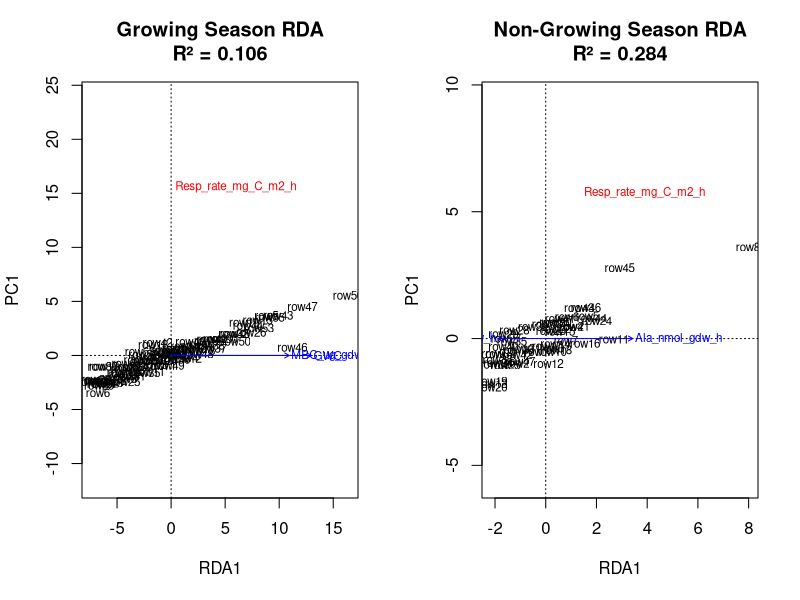
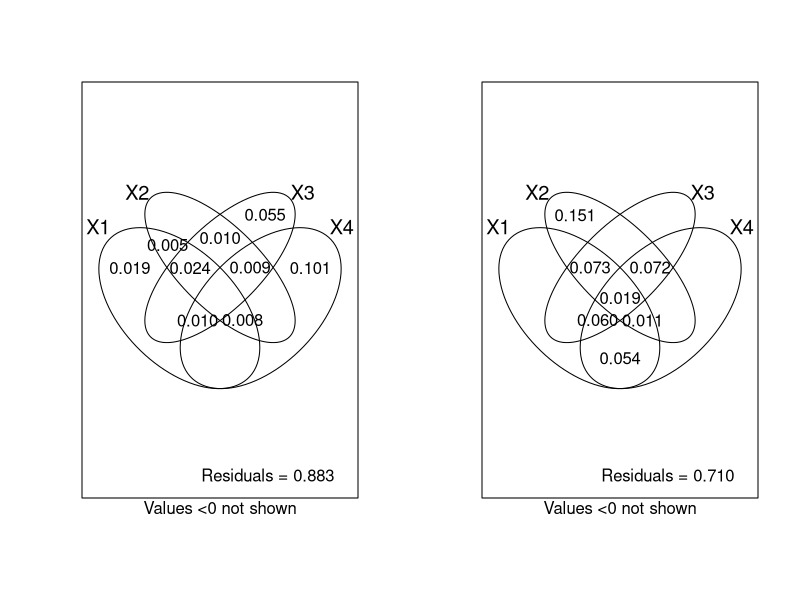
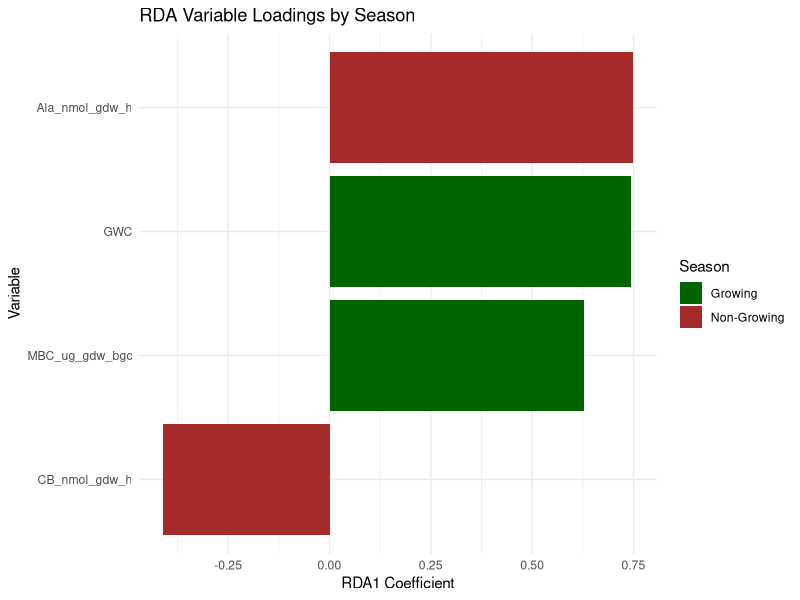

Source code (R) for these figures, in order:
rm(list = ls())
# Load required packages
library(tidyverse)
library(vegan)
library(randomForest)
library(caret)
library(ggplot2)
library(reshape2)

# Load your data
soil_data <- read.csv("Data/RF_final_cleaned_outliers_removed_zeros_replaced.csv")

# Define seasons
soil_data <- soil_data %>%
  mutate(
    Season = factor(Season, levels = c("Growing", "Non-Growing")),
    Month_name = factor(Month_name, levels = c("Jun", "Jul", "Aug", "Sep", 
                                               "Oct", "Nov", "Dec", "Jan", 
                                               "Feb", "Mar", "Apr", "May"))
  )

# Create seasonal subsets
growing_data <- soil_data %>% filter(Season == "Growing")
non_growing_data <- soil_data %>% filter(Season == "Non-Growing")

# EXPANDED predictor variables - adding back important variables
predictor_vars_expanded <- c(
  # Soil Chemistry (4) - ADDING BACK pH and SEOC
  "GWC",
  "pH",                    # Added back - can influence enzyme activity
  "SEOC_ug_gdw",          # Added back - available C substrate
  "SETN_ug_gdw",
  
  # Microbial Biomass (2) - ADDING BACK MBN
  "MBC_ug_gdw_bgc",
  "MBN_ug_gdw_bgc",       # Added back - for stoichiometry
  
  # Extractable Phosphorus (2) - ADDING BACK Olson_IP
  "Olson_IP_ug_gdw",      # Added back - available P
  "MBP_IP_ug_gdw",
  
  # Enzyme Activities (7) - ADDING BACK BX and Ala
  "BG_nmol_gdw_h",
  "BX_nmol_gdw_h",        # Added back - hemicellulose degradation
  "CB_nmol_gdw_h",
  "NAG_nmol_gdw_h",
  "Leu_nmol_gdw_h",
  "Ala_nmol_gdw_h",       # Added back - another N-acquiring enzyme
  "AP_nmol_gdw_h",
  
  # Enzyme Ratios (3) - NEW additions
  "EEA_C_N",              # Direct test of C vs N limitation
  "EEA_C_P",              # Direct test of C vs P limitation
  "Sum_Carbon",           # Summed C-acquiring enzymes
  
  # Root Biomass (1)
  "Roots_gdw",
  
  # Temporal (1)
  "SoilTemp_mean"
)

# Response variable
response_var <- "Resp_rate_mg_C_m2_h"

# Function to perform RDA with forward selection - UPDATED
perform_rda_expanded <- function(data, predictors, response, season_name) {
  
  # Remove rows with NA in response or predictors
  clean_data <- data %>%
    select(all_of(c(response, predictors))) %>%
    drop_na()
  
  cat("\n===========================================\n")
  cat("Season:", season_name, "\n")
  cat("Sample size:", nrow(clean_data), "\n")
  cat("Number of predictors:", length(predictors), "\n")
  cat("===========================================\n\n")
  
  # Prepare matrices
  Y <- clean_data[, response, drop = FALSE]
  X <- clean_data[, predictors]
  
  # Standardize predictors (z-scores)
  X_scaled <- scale(X)
  
  # Check for multicollinearity
  cat("Checking for high multicollinearity (VIF > 10):\n")
  # Simple correlation check
  cor_matrix <- cor(X_scaled, use = "complete.obs")
  high_cor <- which(abs(cor_matrix) > 0.9 & cor_matrix != 1, arr.ind = TRUE)
  if(nrow(high_cor) > 0) {
    cat("Warning: High correlations detected between:\n")
    for(i in 1:nrow(high_cor)) {
      cat("  ", rownames(cor_matrix)[high_cor[i,1]], "<->", 
          colnames(cor_matrix)[high_cor[i,2]], ": ", 
          round(cor_matrix[high_cor[i,1], high_cor[i,2]], 3), "\n")
    }
  } else {
    cat("No extreme multicollinearity detected (r > 0.9)\n")
  }
  cat("\n")
  
  # Initial RDA with all variables
  rda_full <- rda(Y ~ ., data = as.data.frame(X_scaled))
  
  cat("Full model R-squared:\n")
  print(RsquareAdj(rda_full))
  cat("\n")
  
  # Forward selection to identify significant predictors
  rda_null <- rda(Y ~ 1, data = as.data.frame(X_scaled))
  
  # Forward selection with permutation tests
  cat("Starting forward selection...\n\n")
  fwd_sel <- ordiR2step(rda_null, 
                        scope = formula(rda_full),
                        direction = "forward",
                        R2scope = TRUE,
                        permutations = how(nperm = 999))
  
  cat("\n--- FORWARD SELECTION SUMMARY ---\n")
  print(summary(fwd_sel))
  
  # Variance partitioning by functional groups
  cat("\n--- VARIANCE PARTITIONING ---\n")
  
  # Define functional groups
  c_enzymes <- c("BG_nmol_gdw_h", "BX_nmol_gdw_h", "CB_nmol_gdw_h", "Sum_Carbon")
  c_enzymes <- c_enzymes[c_enzymes %in% predictors]
  
  n_enzymes <- c("NAG_nmol_gdw_h", "Leu_nmol_gdw_h", "Ala_nmol_gdw_h")
  n_enzymes <- n_enzymes[n_enzymes %in% predictors]
  
  env_factors <- c("GWC", "SoilTemp_mean", "Roots_gdw", "pH")
  env_factors <- env_factors[env_factors %in% predictors]
  
  nutrients <- c("SETN_ug_gdw", "SEOC_ug_gdw", "MBC_ug_gdw_bgc", 
                 "MBN_ug_gdw_bgc", "MBP_IP_ug_gdw", "Olson_IP_ug_gdw")
  nutrients <- nutrients[nutrients %in% predictors]
  
  stoichiometry <- c("EEA_C_N", "EEA_C_P")
  stoichiometry <- stoichiometry[stoichiometry %in% predictors]
  
  # Try variance partitioning if we have enough variables in each group
  if(length(c_enzymes) >= 1 & length(n_enzymes) >= 1 & 
     length(env_factors) >= 1 & length(nutrients) >= 1) {
    
    cat("Performing variance partitioning with functional groups:\n")
    cat("  C-acquiring enzymes:", paste(c_enzymes, collapse=", "), "\n")
    cat("  N-acquiring enzymes:", paste(n_enzymes, collapse=", "), "\n")
    cat("  Environmental factors:", paste(env_factors, collapse=", "), "\n")
    cat("  Nutrient pools:", paste(nutrients, collapse=", "), "\n\n")
    
    varpart_result <- varpart(Y,
                              X_scaled[, c_enzymes, drop = FALSE],
                              X_scaled[, n_enzymes, drop = FALSE],
                              X_scaled[, env_factors, drop = FALSE],
                              X_scaled[, nutrients, drop = FALSE])
    
    print(varpart_result)
    
  } else {
    varpart_result <- NULL
    cat("Insufficient variables for variance partitioning\n")
  }
  
  # Calculate ANOVA for final model
  cat("\n--- ANOVA OF FINAL MODEL ---\n")
  final_anova <- anova.cca(fwd_sel, permutations = 999)
  print(final_anova)
  
  # Return results
  list(
    season = season_name,
    n_samples = nrow(clean_data),
    n_predictors = length(predictors),
    full_rda = rda_full,
    forward_selection = fwd_sel,
    variance_partition = varpart_result,
    final_anova = final_anova,
    selected_variables = labels(terms(fwd_sel))
  )
}

# Run expanded RDA for each season
cat("\n########## GROWING SEASON ##########\n")
rda_growing_expanded <- perform_rda_expanded(growing_data, 
                                             predictor_vars_expanded, 
                                             response_var, 
                                             "Growing Season")

cat("\n\n########## NON-GROWING SEASON ##########\n")
rda_non_growing_expanded <- perform_rda_expanded(non_growing_data, 
                                                 predictor_vars_expanded, 
                                                 response_var, 
                                                 "Non-Growing Season")

# ===================================================================
# VISUALIZATION OF RESULTS
# ===================================================================

# 1. Compare selected variables between seasons
cat("\n\n=== COMPARISON OF SELECTED VARIABLES ===\n")
cat("\nGrowing Season Selected Variables:\n")
print(rda_growing_expanded$selected_variables)

cat("\nNon-Growing Season Selected Variables:\n")
print(rda_non_growing_expanded$selected_variables)

# 2. Plot RDA biplots
par(mfrow = c(1, 2))
plot(rda_growing_expanded$forward_selection, 
     main = paste("Growing Season RDA\nR² =", 
                  round(RsquareAdj(rda_growing_expanded$forward_selection)$adj.r.squared, 3)))

plot(rda_non_growing_expanded$forward_selection, 
     main = paste("Non-Growing Season RDA\nR² =", 
                  round(RsquareAdj(rda_non_growing_expanded$forward_selection)$adj.r.squared, 3)))

# 3. Variance partitioning plots
par(mfrow = c(1, 2))
if(!is.null(rda_growing_expanded$variance_partition)) {
  plot(rda_growing_expanded$variance_partition, 
       digits = 2,
       main = "Variance Partitioning\nGrowing Season")
}

if(!is.null(rda_non_growing_expanded$variance_partition)) {
  plot(rda_non_growing_expanded$variance_partition, 
       digits = 2,
       main = "Variance Partitioning\nNon-Growing Season")
}

# 4. Create comparison table of R² values
comparison_df <- data.frame(
  Season = c("Growing", "Non-Growing"),
  R2_adjusted = c(
    RsquareAdj(rda_growing_expanded$forward_selection)$adj.r.squared,
    RsquareAdj(rda_non_growing_expanded$forward_selection)$adj.r.squared
  ),
  N_samples = c(rda_growing_expanded$n_samples, 
                rda_non_growing_expanded$n_samples),
  N_selected_vars = c(
    length(rda_growing_expanded$selected_variables),
    length(rda_non_growing_expanded$selected_variables)
  )
)

print(comparison_df)

# 5. Extract and compare variable importance
# Get the coefficients from each model
extract_coefficients <- function(rda_result) {
  coef_vals <- scores(rda_result$forward_selection, 
                      choices = 1, 
                      display = "bp", 
                      scaling = 0)
  
  coef_df <- data.frame(
    Variable = rownames(coef_vals),
    Coefficient = coef_vals[,1]
  ) %>%
    arrange(desc(abs(Coefficient)))
  
  return(coef_df)
}

growing_coefs <- extract_coefficients(rda_growing_expanded) %>%
  mutate(Season = "Growing")

non_growing_coefs <- extract_coefficients(rda_non_growing_expanded) %>%
  mutate(Season = "Non-Growing")

# Combine and visualize
library(ggplot2)
all_coefs <- bind_rows(growing_coefs, non_growing_coefs)

ggplot(all_coefs, aes(x = reorder(Variable, abs(Coefficient)), 
                      y = Coefficient, fill = Season)) +
  geom_bar(stat = "identity", position = "dodge") +
  coord_flip() +
  labs(title = "RDA Variable Loadings by Season",
       x = "Variable",
       y = "RDA1 Coefficient") +
  theme_minimal() +
  scale_fill_manual(values = c("Growing" = "darkgreen", 
                               "Non-Growing" = "brown"))
